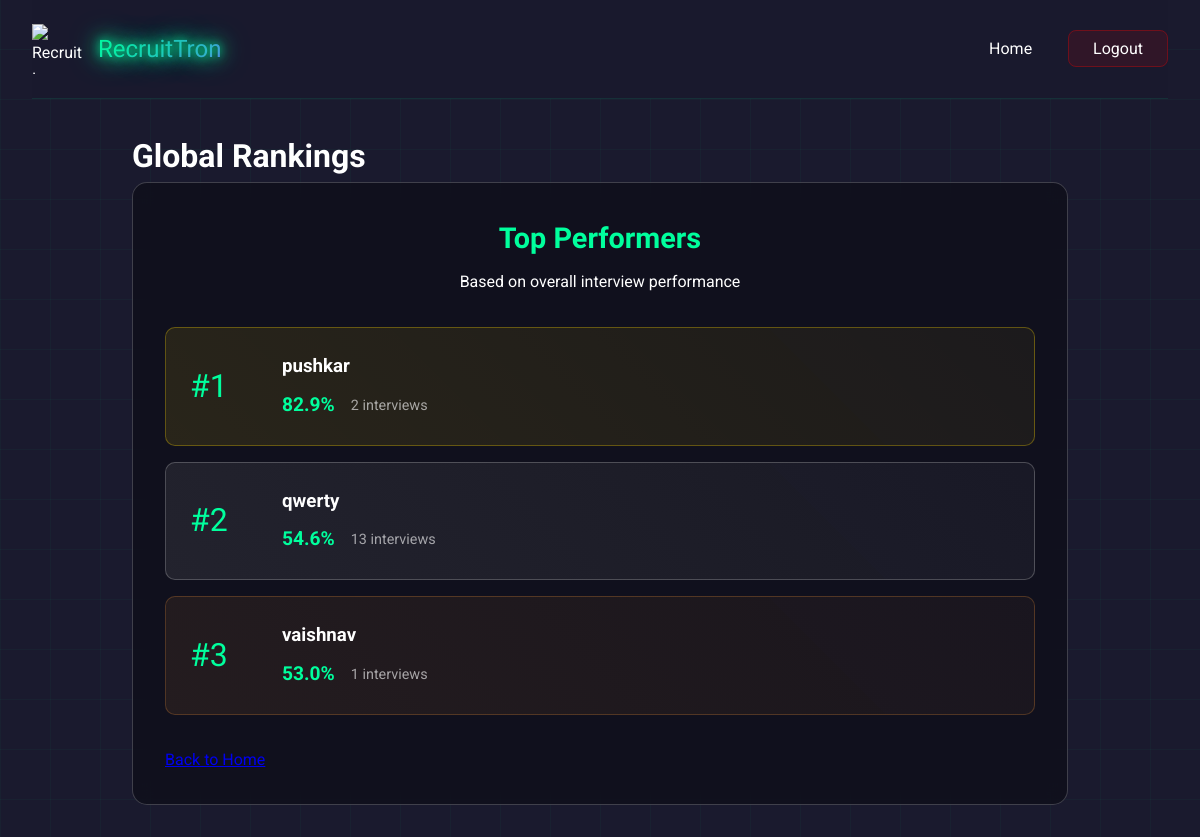
The app's page /leaderboard with its own data.
### models/user.py (models this page shows, shortened)
class User(UserMixin, db.Model):
    id = db.Column(db.Integer, primary_key=True)
    username = db.Column(db.String(80), unique=True, nullable=False)
    email = db.Column(db.String(120), unique=True, nullable=False)
    password_hash = db.Column(db.String(128))

### app.py (the view)
@app.route('/leaderboard')
def leaderboard():
    top_users = db.session.query(
        User,
        func.avg(InterviewFeedback.total_score).label('avg_score'),
        func.count(InterviewFeedback.id).label('interview_count')
    ).join(InterviewFeedback)\
    .group_by(User.id)\
    .order_by(desc('avg_score'))\
    .limit(5)\
    .all()
    leaderboard_data = [{
        'rank': idx + 1,
        'name': user.username,
        'avg_score': float("%.1f" % avg_score),
        'interviews': interview_count
    } for idx, (user, avg_score, interview_count) in enumerate(top_users)]
    return render_template('leaderboard.html', leaderboard_data=leaderboard_data)

### templates/leaderboard.html (shortened to what this page needs)
<!DOCTYPE html>
<html lang="en">
<head>
    <link rel="stylesheet" href="/static/css/style.css">
</head>
<body class="leaderboard-page">
    <div id="particles-js"></div>
    <div class="cyber-grid"></div>
    <div class="container">
        <nav class="nav-bar glass-nav">
            <div class="logo-container">
                <img src="/static/img/logo.png" alt="RecruitTron Logo" class="logo">
                <span class="logo-text neon-text">RecruitTron</span>
            </div>
            <div class="nav-links">
                <a href="/" class="nav-link">Home</a>
                <a href="/logout" class="nav-link logout-btn"><span>Logout</span></a>
            </div>
        </nav>
        <main class="leaderboard-content">
            <h1 class="cyber-glitch" data-text="Global Rankings">Global Rankings</h1>
            <div class="leaderboard-container glassmorphism">
                <div class="leaderboard-header">
                    <h2>Top Performers</h2>
                    <p>Based on overall interview performance</p>
                </div>
                <div class="leaderboard-grid">
                    {% for user in leaderboard_data %}
                    <div class="rank-card {% if user.rank == 1 %}gold{% elif user.rank == 2 %}silver{% elif user.rank == 3 %}bronze{% endif %}">
                        <div class="rank-number">#{{ user.rank }}</div>
                        <div class="user-info">
                            <h3>{{ user.name }}</h3>
                            <div class="score-badge">
                                <span class="score">{{ user.avg_score }}%</span>
                                <span class="interview-count">{{ user.interviews }} interviews</span>
                            </div>
                        </div>
                    </div>
                    {% endfor %}
                </div>
                <div class="actions">
                    <a href="/" class="cyber-button">
                    </a>
                </div>
            </div>
        </main>
    </div>
</body>
</html>

### static/css/style.css (style rules this page uses)
:root { --primary-color: #00ff9d; --secondary-color: #6c63ff; --accent-color: #ff3366; --dark-color: #1a1a2e; --light-color: #ffffff; --gradient-1: linear-gradient(135deg, #00ff9d 0%, #6c63ff 100%); --gradient-2: linear-gradient(45deg, #ff3366 0%, #6c63ff 100%); }
* { margin: 0; padding: 0; box-sizing: border-box; }
body { font-family: 'Roboto', sans-serif; background: var(--dark-color); color: var(--light-color); line-height: 1.6; overflow-x: hidden; cursor: default; }
#particles-js { position: fixed; top: 0; left: 0; width: 100%; height: 100%; z-index: -1; }
.container { max-width: 1200px; margin: 0 auto; padding: 0 2rem; }
.nav-bar { display: flex; justify-content: space-between; align-items: center; padding: 1.5rem 0; }
.logo-container { display: flex; align-items: center; gap: 1rem; }
.logo { width: 50px; height: 50px; }
.logo-text { font-family: 'Orbitron', sans-serif; font-size: 1.5rem; background: var(--gradient-1); -webkit-background-clip: text; -webkit-text-fill-color: transparent; }
.nav-links a { color: var(--light-color); text-decoration: none; margin-left: 2rem; transition: color 0.3s ease; }
.neon-text { color: #fff; text-shadow: 0 0 10px var(--primary-color), 0 0 20px var(--primary-color), 0 0 30px var(--primary-color); }
.glassmorphism { background: rgba(255, 255, 255, 0.1); backdrop-filter: blur(10px); border-radius: 20px; border: 1px solid rgba(255, 255, 255, 0.2); padding: 2rem; transition: transform 0.3s ease; }
.cyber-grid { position: fixed; top: 0; left: 0; width: 100%; height: 100%; background: linear-gradient(90deg, rgba(0, 255, 157, 0.03) 1px, transparent 1px) 0 0 / 50px 50px, linear-gradient(0deg, rgba(0, 255, 157, 0.03) 1px, transparent 1px) 0 0 / 50px 50px; pointer-events: none; animation: gridMove 20s linear infinite; }
.glass-nav { background: rgba(26, 26, 46, 0.8); backdrop-filter: blur(10px); border-bottom: 1px solid rgba(0, 255, 157, 0.1); }
.logout-btn { background: rgba(255, 0, 0, 0.1); border: 1px solid rgba(255, 0, 0, 0.3); padding: 0.5rem 1.5rem; border-radius: 8px; transition: all 0.3s ease; }
.leaderboard-content { max-width: 1000px; margin: 0 auto; padding: 2rem; }
.leaderboard-container { padding: 2rem; border-radius: 15px; background: rgba(13, 13, 23, 0.7); backdrop-filter: blur(10px); }
.leaderboard-header { text-align: center; margin-bottom: 2rem; }
.leaderboard-header h2 { color: var(--primary-color); font-family: 'Orbitron', sans-serif; font-size: 1.8rem; margin-bottom: 0.5rem; }
.leaderboard-grid { display: grid; gap: 1rem; margin-bottom: 2rem; }
.rank-card { display: flex; align-items: center; padding: 1.5rem; background: rgba(255, 255, 255, 0.05); border-radius: 10px; transition: transform 0.3s ease; }
.rank-card.gold { background: linear-gradient(45deg, rgba(255, 215, 0, 0.1), rgba(255, 215, 0, 0.05)); border: 1px solid rgba(255, 215, 0, 0.3); }
.rank-card.silver { background: linear-gradient(45deg, rgba(192, 192, 192, 0.1), rgba(192, 192, 192, 0.05)); border: 1px solid rgba(192, 192, 192, 0.3); }
.rank-card.bronze { background: linear-gradient(45deg, rgba(205, 127, 50, 0.1), rgba(205, 127, 50, 0.05)); border: 1px solid rgba(205, 127, 50, 0.3); }
.rank-number { font-size: 2rem; font-family: 'Orbitron', sans-serif; color: var(--primary-color); margin-right: 2rem; min-width: 60px; }
.user-info { flex-grow: 1; }
.user-info h3 { color: #fff; margin-bottom: 0.5rem; }
.score-badge { display: flex; align-items: center; gap: 1rem; }
.score { color: var(--primary-color); font-size: 1.2rem; font-weight: bold; }
.interview-count { color: rgba(255, 255, 255, 0.6); font-size: 0.9rem; }

### records on screen
User: rank "1", name "pushkar", avg_score "82.9", interviews "2"
User: rank "2", name "qwerty", avg_score "54.6", interviews "13"
User: rank "3", name "vaishnav", avg_score "53.0", interviews "1"
